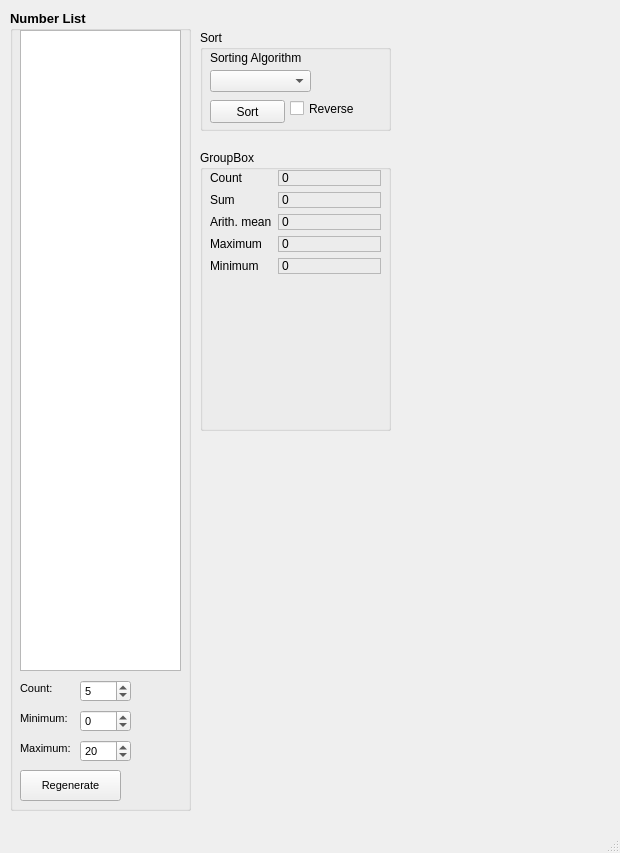
<?xml version="1.0" encoding="UTF-8"?>
<ui version="4.0">
 <class>MainWindow</class>
 <widget class="QMainWindow" name="MainWindow">
  <property name="geometry">
   <rect>
    <x>0</x>
    <y>0</y>
    <width>620</width>
    <height>853</height>
   </rect>
  </property>
  <property name="windowTitle">
   <string>Numbers, Sorting and Searching</string>
  </property>
  <widget class="QWidget" name="centralwidget">
   <widget class="QGroupBox" name="groupBox">
    <property name="geometry">
     <rect>
      <x>10</x>
      <y>10</y>
      <width>181</width>
      <height>801</height>
     </rect>
    </property>
    <property name="font">
     <font>
      <pointsize>10</pointsize>
      <weight>75</weight>
      <bold>true</bold>
     </font>
    </property>
    <property name="title">
     <string>Number List</string>
    </property>
    <widget class="QSpinBox" name="sbCount">
     <property name="geometry">
      <rect>
       <x>70</x>
       <y>670</y>
       <width>51</width>
       <height>22</height>
      </rect>
     </property>
     <property name="font">
      <font>
       <pointsize>8</pointsize>
       <weight>50</weight>
       <bold>false</bold>
      </font>
     </property>
     <property name="maximum">
      <number>50000</number>
     </property>
     <property name="value">
      <number>5</number>
     </property>
    </widget>
    <widget class="QLabel" name="label">
     <property name="geometry">
      <rect>
       <x>10</x>
       <y>700</y>
       <width>61</width>
       <height>16</height>
      </rect>
     </property>
     <property name="font">
      <font>
       <pointsize>8</pointsize>
       <weight>50</weight>
       <bold>false</bold>
      </font>
     </property>
     <property name="text">
      <string>Minimum:</string>
     </property>
    </widget>
    <widget class="QPushButton" name="btnRegenerateList">
     <property name="geometry">
      <rect>
       <x>10</x>
       <y>760</y>
       <width>101</width>
       <height>31</height>
      </rect>
     </property>
     <property name="font">
      <font>
       <pointsize>8</pointsize>
       <weight>50</weight>
       <bold>false</bold>
      </font>
     </property>
     <property name="text">
      <string>Regenerate</string>
     </property>
    </widget>
    <widget class="QSpinBox" name="sbMax">
     <property name="geometry">
      <rect>
       <x>70</x>
       <y>730</y>
       <width>51</width>
       <height>22</height>
      </rect>
     </property>
     <property name="font">
      <font>
       <pointsize>8</pointsize>
       <weight>50</weight>
       <bold>false</bold>
      </font>
     </property>
     <property name="minimum">
      <number>-10000</number>
     </property>
     <property name="maximum">
      <number>100000000</number>
     </property>
     <property name="value">
      <number>20</number>
     </property>
    </widget>
    <widget class="QSpinBox" name="sbMin">
     <property name="geometry">
      <rect>
       <x>70</x>
       <y>700</y>
       <width>51</width>
       <height>22</height>
      </rect>
     </property>
     <property name="font">
      <font>
       <pointsize>8</pointsize>
       <weight>50</weight>
       <bold>false</bold>
      </font>
     </property>
     <property name="minimum">
      <number>-100000000</number>
     </property>
     <property name="maximum">
      <number>10000000</number>
     </property>
    </widget>
    <widget class="QLabel" name="label_2">
     <property name="geometry">
      <rect>
       <x>10</x>
       <y>730</y>
       <width>61</width>
       <height>16</height>
      </rect>
     </property>
     <property name="font">
      <font>
       <pointsize>8</pointsize>
       <weight>50</weight>
       <bold>false</bold>
      </font>
     </property>
     <property name="text">
      <string>Maximum:</string>
     </property>
    </widget>
    <widget class="QLabel" name="label_3">
     <property name="geometry">
      <rect>
       <x>10</x>
       <y>670</y>
       <width>61</width>
       <height>16</height>
      </rect>
     </property>
     <property name="font">
      <font>
       <pointsize>8</pointsize>
       <weight>50</weight>
       <bold>false</bold>
      </font>
     </property>
     <property name="text">
      <string>Count:</string>
     </property>
    </widget>
    <widget class="QListWidget" name="lwNumberList">
     <property name="geometry">
      <rect>
       <x>10</x>
       <y>20</y>
       <width>161</width>
       <height>641</height>
      </rect>
     </property>
     <property name="font">
      <font>
       <pointsize>10</pointsize>
       <weight>50</weight>
       <bold>false</bold>
      </font>
     </property>
     <property name="autoScroll">
      <bool>false</bool>
     </property>
     <property name="editTriggers">
      <set>QAbstractItemView::NoEditTriggers</set>
     </property>
    </widget>
   </widget>
   <widget class="QGroupBox" name="groupBox_2">
    <property name="geometry">
     <rect>
      <x>200</x>
      <y>30</y>
      <width>191</width>
      <height>101</height>
     </rect>
    </property>
    <property name="title">
     <string>Sort</string>
    </property>
    <widget class="QPushButton" name="btnSort">
     <property name="geometry">
      <rect>
       <x>10</x>
       <y>70</y>
       <width>75</width>
       <height>23</height>
      </rect>
     </property>
     <property name="text">
      <string>Sort</string>
     </property>
    </widget>
    <widget class="QCheckBox" name="cbReverse">
     <property name="geometry">
      <rect>
       <x>90</x>
       <y>70</y>
       <width>70</width>
       <height>17</height>
      </rect>
     </property>
     <property name="text">
      <string>Reverse</string>
     </property>
    </widget>
    <widget class="QComboBox" name="lcbSortingAlgo">
     <property name="geometry">
      <rect>
       <x>10</x>
       <y>40</y>
       <width>101</width>
       <height>22</height>
      </rect>
     </property>
    </widget>
    <widget class="QLabel" name="label_4">
     <property name="geometry">
      <rect>
       <x>10</x>
       <y>20</y>
       <width>91</width>
       <height>16</height>
      </rect>
     </property>
     <property name="text">
      <string>Sorting Algorithm</string>
     </property>
    </widget>
   </widget>
   <widget class="QGroupBox" name="groupBox_3">
    <property name="geometry">
     <rect>
      <x>200</x>
      <y>150</y>
      <width>191</width>
      <height>281</height>
     </rect>
    </property>
    <property name="title">
     <string>GroupBox</string>
    </property>
    <widget class="QWidget" name="formLayoutWidget">
     <property name="geometry">
      <rect>
       <x>10</x>
       <y>20</y>
       <width>171</width>
       <height>261</height>
      </rect>
     </property>
     <layout class="QFormLayout" name="DetailView">
      <item row="0" column="0">
       <widget class="QLabel" name="label_5">
        <property name="text">
         <string>Count</string>
        </property>
       </widget>
      </item>
      <item row="1" column="0">
       <widget class="QLabel" name="label_6">
        <property name="text">
         <string>Sum</string>
        </property>
       </widget>
      </item>
      <item row="2" column="0">
       <widget class="QLabel" name="label_7">
        <property name="text">
         <string>Arith. mean</string>
        </property>
       </widget>
      </item>
      <item row="3" column="0">
       <widget class="QLabel" name="label_8">
        <property name="text">
         <string>Maximum</string>
        </property>
       </widget>
      </item>
      <item row="4" column="0">
       <widget class="QLabel" name="label_9">
        <property name="text">
         <string>Minimum</string>
        </property>
       </widget>
      </item>
      <item row="0" column="1">
       <widget class="QLabel" name="leCount">
        <property name="frameShape">
         <enum>QFrame::StyledPanel</enum>
        </property>
        <property name="frameShadow">
         <enum>QFrame::Plain</enum>
        </property>
        <property name="text">
         <string>0</string>
        </property>
       </widget>
      </item>
      <item row="1" column="1">
       <widget class="QLabel" name="leSum">
        <property name="frameShape">
         <enum>QFrame::StyledPanel</enum>
        </property>
        <property name="frameShadow">
         <enum>QFrame::Plain</enum>
        </property>
        <property name="text">
         <string>0</string>
        </property>
       </widget>
      </item>
      <item row="2" column="1">
       <widget class="QLabel" name="leAMean">
        <property name="frameShape">
         <enum>QFrame::StyledPanel</enum>
        </property>
        <property name="frameShadow">
         <enum>QFrame::Plain</enum>
        </property>
        <property name="text">
         <string>0</string>
        </property>
       </widget>
      </item>
      <item row="3" column="1">
       <widget class="QLabel" name="leMax">
        <property name="frameShape">
         <enum>QFrame::StyledPanel</enum>
        </property>
        <property name="frameShadow">
         <enum>QFrame::Plain</enum>
        </property>
        <property name="text">
         <string>0</string>
        </property>
       </widget>
      </item>
      <item row="4" column="1">
       <widget class="QLabel" name="leMin">
        <property name="frameShape">
         <enum>QFrame::StyledPanel</enum>
        </property>
        <property name="frameShadow">
         <enum>QFrame::Plain</enum>
        </property>
        <property name="text">
         <string>0</string>
        </property>
       </widget>
      </item>
     </layout>
    </widget>
   </widget>
  </widget>
  <widget class="QMenuBar" name="menubar">
   <property name="geometry">
    <rect>
     <x>0</x>
     <y>0</y>
     <width>620</width>
     <height>21</height>
    </rect>
   </property>
  </widget>
  <widget class="QStatusBar" name="statusbar"/>
 </widget>
 <resources/>
 <connections/>
</ui>
